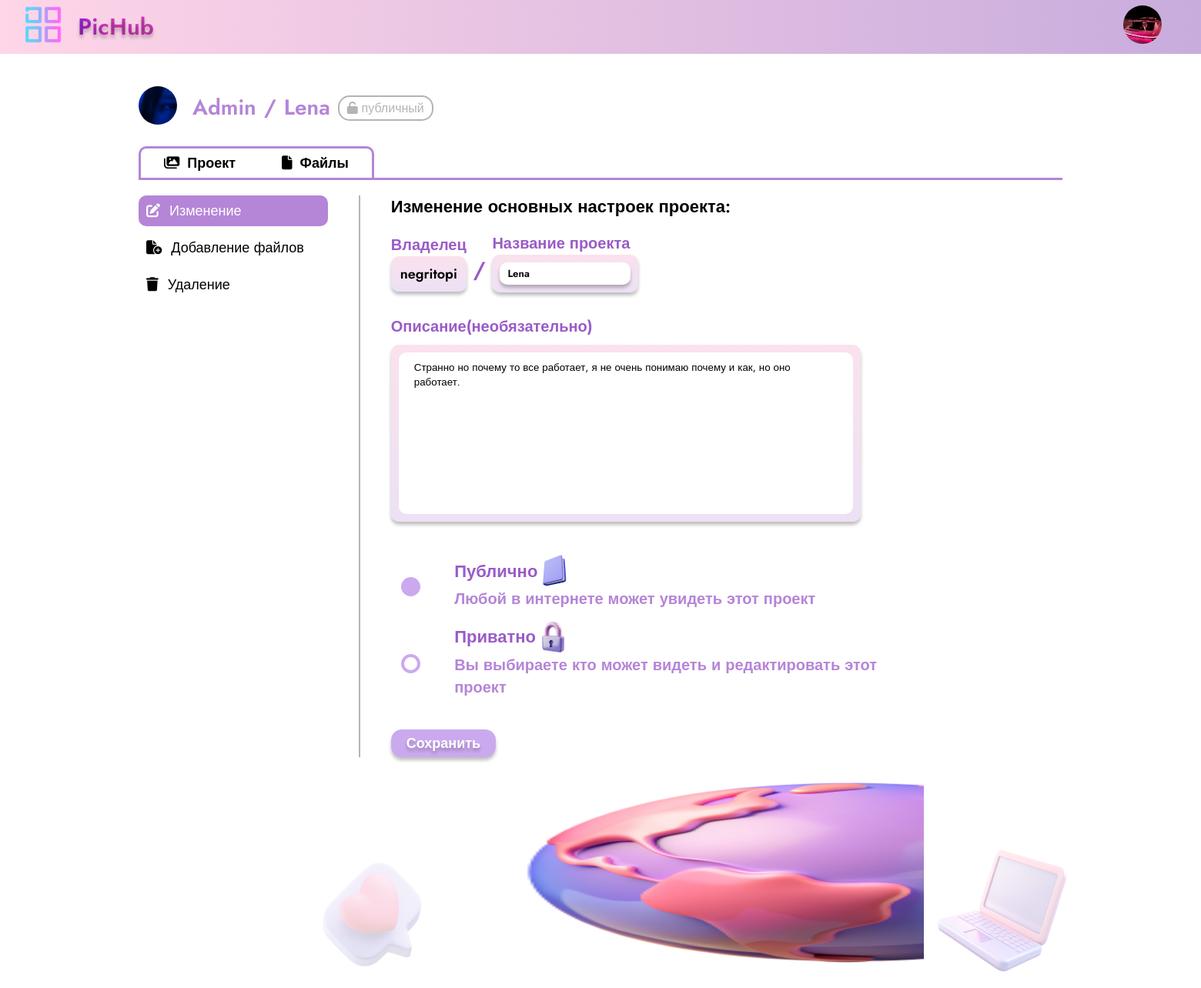
Page /Admin/Lena/settings/ (signed in) on the committed database.
### mysite/models.py (models this page shows, shortened)
class Profile(models.Model):
    user = models.OneToOneField(User, on_delete=models.CASCADE, related_name="profile", default=None, null=True)
    name = models.CharField("Имя", max_length=100, default="User", null=True, blank=True)
    telegram = models.CharField("Телеграм", max_length=50, blank=True, null=True, default="")
    register_date = models.DateField(default=localdate)
    photo = models.ImageField("Фото профиля", null=True, blank=True, upload_to="usersphotos/",
                              default='usersphotos/default.png')
    age = models.IntegerField("Возраст", default=18)
    organization = models.CharField("Организация", max_length=100,
                                     default="Самозанятый")
    followers = models.ManyToManyField(User, related_name='following')
    class Meta:
        verbose_name = 'профиль'
        verbose_name_plural = 'Профили'

class Project(models.Model):
    autor = models.ForeignKey(User, on_delete=models.PROTECT, related_name="projects")
    name = models.CharField("Название проекта", max_length=100, blank=False)
    is_private = models.BooleanField("Приватный", default=False)
    is_pinned = models.BooleanField("Закрепленный", default=False)
    created_date = models.DateField(default=localdate)
    description = models.TextField("Описание проекта", blank=True)
    comments = models.ManyToManyField(Comment, related_name='project', blank=True)
    collaborators = models.ManyToManyField(User, related_name='collaborators', blank=True)
    likes = models.ManyToManyField(User, blank=True, related_name="liked_projects")
    files = models.ManyToManyField(UploadedFile, blank=True)
    class Meta:
        verbose_name = 'проект'
        verbose_name_plural = 'Проекты'

### mysite/views.py (the view)
# urls.py: path("<str:autor>/<str:projectname>/settings/", views.project_settings, name="settings_proj")
@login_required
def project_settings(request, autor, projectname):
    autor_proj = User.objects.get(username=autor)
    project = Project.objects.get(autor=autor_proj.id, name=projectname)
    if request.method == "POST":
        edit_proj = ProjectEditForm(request.user, project.name, request.POST)
        if edit_proj.is_valid():
            project.name = edit_proj.cleaned_data['name']
            project.description = edit_proj.cleaned_data['description']
            project.is_private = edit_proj.cleaned_data['is_private']
            project.save()
            return redirect(f'/{autor_proj.username}/{project.name}/')
        else:
            edit_proj = ProjectEditForm(request.user, project.name, request.POST, instance=project)
    else:
        edit_proj = ProjectEditForm(request.user, project.name, instance=project)
    data = {
        'project': project,
        'projectform': edit_proj
    }
    return render(request, "project/project_settings.html", data)

### mysite/forms.py (shortened to what this page needs)
class ProjectEditForm(forms.ModelForm):
    choices = (
        (0, ''), # Публичный
        (1, '') # Приватный
    )
    is_private = forms.TypedChoiceField(
                         choices=choices,
                         widget=forms.RadioSelect,
                         coerce=int,
                    )
    def __init__(self, user, lastname, *args, **kwargs):
        self.user = user
        self.lastname = lastname
        super(ProjectEditForm, self).__init__(*args, **kwargs)
    class Meta:
        model = Project
        fields = ('name', 'description', 'is_private',)

### mysite/templates/project/project_settings.html (shortened to what this page needs)
{% extends 'base.html' %}
{% load static %}
{% block head %}
    <link rel="stylesheet" href="{% static 'css/project/project.css' %}">
    <link rel="stylesheet" href="{% static 'css/project/project_settings.css' %}">
    <link rel="stylesheet" href="{% static 'css/project/project_settings_edit.css' %}">
{% endblock %}
{% block content %}
<main>
    <div class="project_info">
        <div class="projname">
            <a href="{% url 'profile' project.autor.username %}">
                <img src="/media/{{ project.autor.profile.photo }}" alt="">
            </a>
            <h2 class="project_autor">{{ project.autor.username }}</h2>
            <h2>/</h2>
            <h2 class="project_name">{{ project.name }}</h2>
            <p class="status">
                {% if project.is_private %}
                <i class="fa-solid fa-lock"></i> приватный
                {% else %}
                <i class="fa-solid fa-unlock"></i> публичный
                {% endif %}
            </p>
        </div>
    </div>
    <div class="project_nav">
        <a class="project_link" href="{% url 'project' project.autor.username project.name %}"><i class="fa-solid fa-images"></i> Проект</a>
        <a href="" class="{% if project.autor == request.user %} files_link {% else %} files_end_link {% endif %}"><i class="fa-solid fa-file"></i> Файлы</a>
        <a class="last_nav"></a>
    </div>
    <div class="settings_block">
        <div class="settings_nav">
            <a href="" class="current_settings_nav">
                <i class="fa-solid fa-pen-to-square"></i> Изменение
            </a>
            <a href="">
                <i class="fa-solid fa-file-circle-plus"></i> Добавление файлов
            </a>
            <a href="">
                <i class="fa-solid fa-trash"></i> Удаление
            </a>
        </div>
        <div class="settings_body">
            <h3>Изменение основных настроек проекта:</h3>
            <form action="" method="POST">
                <section class="main-information">
                    <article class="user-and-name">
                        <div>
                            <p>Владелец</p>
                            <div class="fon-input">
                                <p>{{ user.username }}</p>
                            </div>
                        </div>
                        <h3>/</h3>
                        <div>
                            <p>Название проекта</p>
                            <div class="fon-input">
                                {{ projectform.name }}
                            </div>
                        </div>
                    </article>
                    <article class="description">
                        <p>Описание(необязательно)</p>
                        <div class="fon-input">
                            {{ projectform.description }}
                        </div>
                    </article>
                </section>
                <section class="radio-input">
                    <div>
                        {{ projectform.is_private }}
                    </div>
                    <div>
                        <div class="privat">
                            <label>
                                <h3>Публично <img src="{% static 'img/site_img/create_project/book.png' %}" alt=""></h3>
                                <p>Любой в интернете может увидеть этот проект</p>
                            </label>
                        </div>
                        <div>
                            <label>
                                <h3>Приватно <img src="{% static 'img/site_img/create_project/lock.png' %}" alt=""></h3>
                                <p>Вы выбираете кто может видеть и редактировать этот проект</p>
                            </label>
                        </div>
                    </div>
                </section>
                <input type="submit" value="Сохранить"></input>
            </form>
        </div>
    </div>
</main>
{% endblock %}

### mysite/templates/base.html (shortened to what this page needs)
{% load static %}
<!DOCTYPE html>
<html lang="ru">
  <head>
    {% block head %}{% endblock %}
    <link rel="stylesheet" href="{% static 'css/style.css' %}"/>
  </head>
  <body>
    <section class="main" id="main">
      <header>
        <nav>
          <div class="left">
            <a id="but">
              <img src="{% static 'img/site_img/base/menu.png' %}" alt="">
            </a>
            <a href="{% url 'main' %}"><h3 class='title'>PicHub</h3></a>
          </div>
          <div class="right">
            <a href="{% url 'profile' user.username %}" class="center-link">
              <img class="header_img" src="/media/{{ user.profile.photo }}">
            </a>
          </div>
        </nav>
      </header>
      {% block content %}{% endblock %}
      <footer>
        <img src="{% static "img/site_img/base/message_love.png" %}" alt=""class="message_love">
        <img src="{% static "img/site_img/base/planet.png" %}" alt="" class="planet">
        <img src="{% static "img/site_img/base/computer.png" %}" class="computer">
      </footer>
    </section>
  </body>
</html>

### mysite/static/css/project/project.css (style rules this page uses)
h2, p, a, img { margin: 0; padding: 0; }
main { width: 1200px; margin: 0 auto; }

### mysite/static/css/project/project_settings_edit.css (style rules this page uses)
input[type="submit"] { justify-self: flex-end; border-radius: 14px; border: none; padding: 5px 20px; background-color: #CBA9EF; color: white; font-weight: 700; font-size: 18px; box-shadow: 0px 4px 4px 0px #00000040; text-shadow: 0px 4px 4px #00000040; }

### mysite/static/css/style.css (style rules this page uses)
* { margin: 0; padding: 0; box-sizing: border-box; font-family: "Jost", sans-serif; }
:root { --width: 1800px; --fiol: #B585D7; --pink: #E35B98; }
body { min-height: 100vh; display: flex; flex-direction: column; justify-content: space-between; align-self: center; }
.main { position: absolute; top: 0; left: 0; width: 100%; margin-top: 100px; z-index: 100; opacity: 1; transition: 1s; }
.center-link { margin: 0 20px; }
.header_img { width: 50px; height: 50px; object-fit: cover; border-radius: 50%; }
#but { text-shadow: none; }
footer { display: flex; justify-content: center; align-items: end; margin-top: 100px; width: var(--width); margin: 0 auto; }
.message_love, .computer { width: 200px; height: 200px; }
.computer { opacity: 0.3; }
.planet { width: 600px; height: 300px; }

### rows in the picture
Project: autor.profile.photo (picture), autor.username "Admin", name "Lena", description "Странно но почему то все работает, я не очень понимаю почему и как, но оно работает.", is_private "☑ ☐"

### other values in the picture
{{ user.username }} "negritopi"
